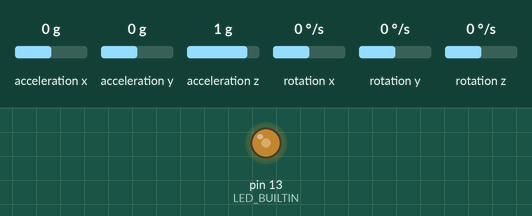
This sketch was run on a simulated Arduino Uno, built with avr-gcc and run on an emulated ATmega328P. Shown: output pins drawn as LEDs (lit = HIGH). Inputs (shaded band) come from the test bench; at power-on: acceleration x 0 g, acceleration y 0 g, acceleration z 1 g, rotation x 0 °/s, rotation y 0 °/s, rotation z 0 °/s. What the sketch prints to the serial monitor is not drawn.

Above: at 1.2 s.
1.3 s: acceleration x set to -1.4 g
4.3 s: acceleration y set to -1.4 g
7.3 s: acceleration z set to -1.4 g
Timing chart, 0 to 16.3 s (numbered marks = the images above; inputs shaded):
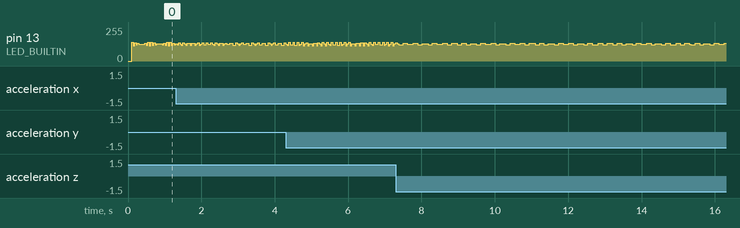

The sketch:

MPU6050_raw.ino
```cpp
/*
  MPU6050 Raw

  A code for obtaining raw data from the MPU6050 module with the option to
  modify the data output format.

  Find the full MPU6050 library documentation here:
  https://github.com/ElectronicCats/mpu6050/wiki
*/
#include "I2Cdev.h"
#include "MPU6050.h"

/* MPU6050 default I2C address is 0x68*/
MPU6050 mpu;
//MPU6050 mpu(0x69);         //Use for AD0 high
//MPU6050 mpu(0x68, &Wire1); //Use for AD0 low, but 2nd Wire (TWI/I2C) object.

/* OUTPUT FORMAT DEFINITION----------------------------------------------------------------------------------
- Use "OUTPUT_READABLE_ACCELGYRO" if you want to see a tab-separated list of the accel
X/Y/Z and gyro X/Y/Z values in decimal. Easy to read, but not so easy to parse, and slower over UART.

- Use "OUTPUT_BINARY_ACCELGYRO" to send all 6 axes of data as 16-bit binary, one right after the other.
As fast as possible without compression or data loss, easy to parse, but impossible to read for a human.
This output format is used as an output.
--------------------------------------------------------------------------------------------------------------*/
#define OUTPUT_READABLE_ACCELGYRO
//#define OUTPUT_BINARY_ACCELGYRO

int16_t ax, ay, az;
int16_t gx, gy, gz;
bool blinkState;

void setup() {
  /*--Start I2C interface--*/
  #if I2CDEV_IMPLEMENTATION == I2CDEV_ARDUINO_WIRE
    Wire.begin();
  #elif I2CDEV_IMPLEMENTATION == I2CDEV_BUILTIN_FASTWIRE
    Fastwire::setup(400, true);
  #endif

  Serial.begin(38400); //Initializate Serial wo work well at 8MHz/16MHz

  /*Initialize device and check connection*/
  Serial.println("Initializing MPU...");
  mpu.initialize();
  Serial.println("Testing MPU6050 connection...");
  if(mpu.testConnection() ==  false){
    Serial.println("MPU6050 connection failed");
    while(true);
  }
  else{
    Serial.println("MPU6050 connection successful");
  }

  /* Use the code below to change accel/gyro offset values. Use MPU6050_Zero to obtain the recommended offsets */
  Serial.println("Updating internal sensor offsets...\n");
  mpu.setXAccelOffset(-547); //Set your accelerometer offset for axis X
  mpu.setYAccelOffset(-1486); //Set your accelerometer offset for axis Y
  mpu.setZAccelOffset(464); //Set your accelerometer offset for axis Z
  mpu.setXGyroOffset(-150);  //Set your gyro offset for axis X
  mpu.setYGyroOffset(-35);  //Set your gyro offset for axis Y
  mpu.setZGyroOffset(-3);  //Set your gyro offset for axis Z
  /*Print the defined offsets*/
  Serial.print("\t");
  Serial.print(mpu.getXAccelOffset());
  Serial.print("\t");
  Serial.print(mpu.getYAccelOffset());
  Serial.print("\t");
  Serial.print(mpu.getZAccelOffset());
  Serial.print("\t");
  Serial.print(mpu.getXGyroOffset());
  Serial.print("\t");
  Serial.print(mpu.getYGyroOffset());
  Serial.print("\t");
  Serial.print(mpu.getZGyroOffset());
  Serial.print("\n");

  /*Configure board LED pin for output*/
  pinMode(LED_BUILTIN, OUTPUT);
}

void loop() {
  /* Read raw accel/gyro data from the module. Other methods commented*/
  mpu.getMotion6(&ax, &ay, &az, &gx, &gy, &gz);
  //mpu.getAcceleration(&ax, &ay, &az);
  //mpu.getRotation(&gx, &gy, &gz);

  /*Print the obtained data on the defined format*/
  #ifdef OUTPUT_READABLE_ACCELGYRO
    //Serial.print("a/g:\t");
    Serial.print(ax); Serial.print(",");
    Serial.print(ay); Serial.print(",");
    Serial.print(az-16382); Serial.print(",");
    Serial.print(gx); Serial.print(",");
    Serial.print(gy); Serial.print(",");
    Serial.println(gz);
  #endif

  #ifdef OUTPUT_BINARY_ACCELGYRO
    Serial.write((uint8_t)(ax >> 8)); Serial.write((uint8_t)(ax & 0xFF));
    Serial.write((uint8_t)(ay >> 8)); Serial.write((uint8_t)(ay & 0xFF));
    Serial.write((uint8_t)(az >> 8)); Serial.write((uint8_t)(az & 0xFF));
    Serial.write((uint8_t)(gx >> 8)); Serial.write((uint8_t)(gx & 0xFF));
    Serial.write((uint8_t)(gy >> 8)); Serial.write((uint8_t)(gy & 0xFF));
    Serial.write((uint8_t)(gz >> 8)); Serial.write((uint8_t)(gz & 0xFF));
  #endif

  /*Blink LED to indicate activity*/
  blinkState = !blinkState;
  digitalWrite(LED_BUILTIN, blinkState);
}
```
